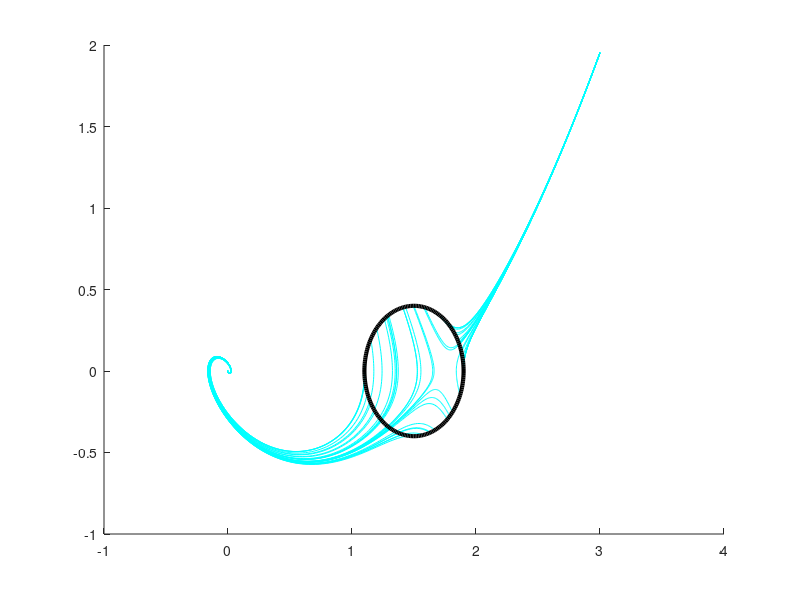

Here is the MATLAB script that generated this plot: (Note: this script raises an error after producing the figure.)
%demonstrate that trajectories would collide with the moon if the inner
%circle was flat

% load('moon_result.mat', 'out_sim_multi')
load('moon_result.mat')
%L2 distance bound of  0.1592

figure(54)
clf
hold on

theta = linspace(0, 2*pi, 200);
circ = [cos(theta); sin(theta)];
X0 = C0 + circ*R0;

out_sim = out_sim_multi;
for i = 1:length(out_sim)
    if i == 1
        plot(out_sim{i}.x(:, 1), out_sim{i}.x(:, 2), 'c', 'DisplayName', 'Trajectories');
    else
        plot(out_sim{i}.x(:, 1), out_sim{i}.x(:, 2), 'c', 'HandleVisibility', 'Off');
    end
end

plot(X0(1, :), X0(2, :), 'k', 'Linewidth', 3, 'DisplayName', 'Initial Set')


%plot the moon
h_in = 0.4;
h_out = 1;
x_moon = moon_base(h_in, h_out);
 

%hugging the curve
moon_center = [0.4;-0.4];
moon_theta = -pi/10;
moon_scale = 0.8;

%moon plot
moon_rot = [cos(moon_theta), sin(-moon_theta); sin(moon_theta), cos(moon_theta)];
x_moon_move = moon_rot*x_moon*moon_scale + moon_center;

x_corner = [-1,1;0,0];
x_corner_move = moon_rot*x_corner*moon_scale + moon_center;


%statistics of the moon
c_in = [0;0.5*(1/h_in - h_in)];
r_in = 0.5*(1/h_in + h_in);

c_out = [0;0.5*(1/h_out - h_out)];
r_out = 0.5*(1/h_out + h_out);


c_in_scale = moon_rot*c_in*moon_scale + moon_center;
c_out_scale = moon_rot*c_out*moon_scale + moon_center;

r_in_scale = moon_scale*r_in;
r_out_scale = moon_scale*r_out;

patch(x_moon_move(1, :), x_moon_move(2, :), 'r', 'EdgeColor', 'None')
plot(x_corner_move(1, :), x_corner_move(2, :), '--r', 'LineWidth', 3)
       xlim([-1, 2.5])
    ylim([-2, 1.5])
    xlabel('x_1')
    ylabel('x_2')
    axis square
